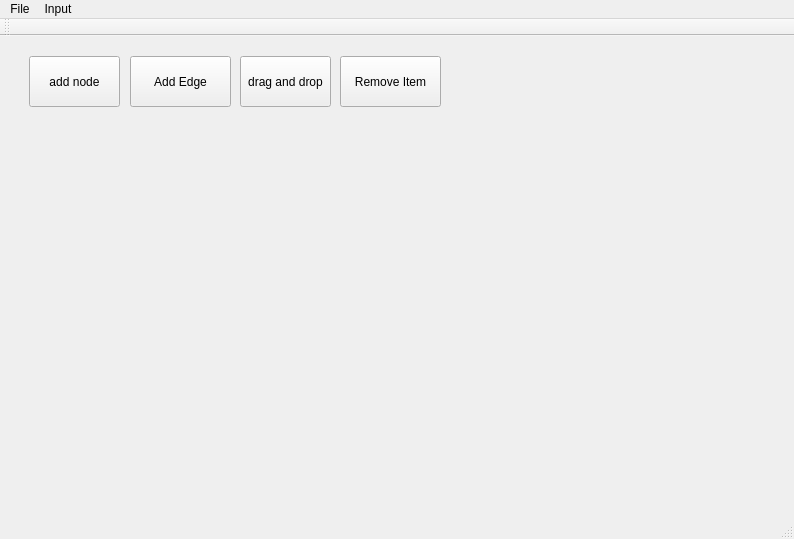
<?xml version="1.0" encoding="UTF-8"?>
<ui version="4.0">
 <class>MainWindow</class>
 <widget class="QMainWindow" name="MainWindow">
  <property name="geometry">
   <rect>
    <x>0</x>
    <y>0</y>
    <width>794</width>
    <height>539</height>
   </rect>
  </property>
  <property name="windowTitle">
   <string>MainWindow</string>
  </property>
  <widget class="QWidget" name="centralWidget">
   <widget class="scenegraphic" name="widget" native="true">
    <property name="geometry">
     <rect>
      <x>30</x>
      <y>80</y>
      <width>731</width>
      <height>391</height>
     </rect>
    </property>
   </widget>
   <widget class="QPushButton" name="pushButton">
    <property name="geometry">
     <rect>
      <x>29</x>
      <y>20</y>
      <width>91</width>
      <height>51</height>
     </rect>
    </property>
    <property name="text">
     <string>add node</string>
    </property>
   </widget>
   <widget class="QPushButton" name="pushButton_2">
    <property name="geometry">
     <rect>
      <x>130</x>
      <y>20</y>
      <width>101</width>
      <height>51</height>
     </rect>
    </property>
    <property name="text">
     <string>Add Edge</string>
    </property>
   </widget>
   <widget class="QPushButton" name="pushButton_3">
    <property name="geometry">
     <rect>
      <x>240</x>
      <y>20</y>
      <width>91</width>
      <height>51</height>
     </rect>
    </property>
    <property name="text">
     <string>drag and drop</string>
    </property>
   </widget>
   <widget class="QPushButton" name="pushButton_4">
    <property name="geometry">
     <rect>
      <x>340</x>
      <y>20</y>
      <width>101</width>
      <height>51</height>
     </rect>
    </property>
    <property name="text">
     <string>Remove Item</string>
    </property>
   </widget>
  </widget>
  <widget class="QMenuBar" name="menuBar">
   <property name="geometry">
    <rect>
     <x>0</x>
     <y>0</y>
     <width>794</width>
     <height>20</height>
    </rect>
   </property>
   <widget class="QMenu" name="menufile">
    <property name="title">
     <string>File</string>
    </property>
    <addaction name="actionnew_file"/>
    <addaction name="actionOpen_File"/>
    <addaction name="actionSave_As"/>
    <addaction name="actionExit"/>
   </widget>
   <widget class="QMenu" name="menuInput">
    <property name="title">
     <string>Input</string>
    </property>
    <addaction name="actionGet_Input"/>
    <addaction name="actionStep_by_Step_Machine"/>
   </widget>
   <addaction name="menufile"/>
   <addaction name="menuInput"/>
  </widget>
  <widget class="QToolBar" name="mainToolBar">
   <attribute name="toolBarArea">
    <enum>TopToolBarArea</enum>
   </attribute>
   <attribute name="toolBarBreak">
    <bool>false</bool>
   </attribute>
  </widget>
  <widget class="QStatusBar" name="statusBar"/>
  <action name="actionnew_file">
   <property name="text">
    <string>new file</string>
   </property>
  </action>
  <action name="actionOpen_File">
   <property name="text">
    <string>Open File</string>
   </property>
  </action>
  <action name="actionSave_As">
   <property name="text">
    <string>Save As</string>
   </property>
  </action>
  <action name="actionGet_Input">
   <property name="text">
    <string>Get Input</string>
   </property>
  </action>
  <action name="actionStep_by_Step_Machine">
   <property name="text">
    <string>Step by Step Machine</string>
   </property>
  </action>
  <action name="actionExit">
   <property name="text">
    <string>Exit</string>
   </property>
  </action>
 </widget>
 <layoutdefault spacing="6" margin="11"/>
 <customwidgets>
  <customwidget>
   <class>scenegraphic</class>
   <extends>QWidget</extends>
   <header location="global">scenegraphic.h</header>
   <container>1</container>
  </customwidget>
 </customwidgets>
 <resources/>
 <connections/>
</ui>
